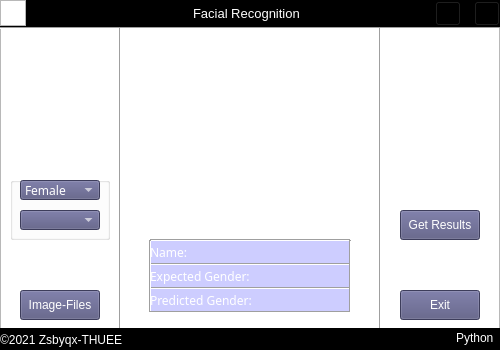
<?xml version="1.0" encoding="UTF-8"?>
<ui version="4.0">
 <class>MainWindow</class>
 <widget class="QMainWindow" name="MainWindow">
  <property name="geometry">
   <rect>
    <x>0</x>
    <y>0</y>
    <width>500</width>
    <height>350</height>
   </rect>
  </property>
  <property name="minimumSize">
   <size>
    <width>500</width>
    <height>350</height>
   </size>
  </property>
  <property name="maximumSize">
   <size>
    <width>500</width>
    <height>350</height>
   </size>
  </property>
  <property name="font">
   <font>
    <family>Microsoft YaHei UI</family>
   </font>
  </property>
  <property name="windowTitle">
   <string>Facial Recognization</string>
  </property>
  <property name="windowIcon">
   <iconset resource="images.qrc">
    <normaloff>:/images/fire.png</normaloff>:/images/fire.png</iconset>
  </property>
  <widget class="QWidget" name="centralwidget">
   <widget class="Line" name="HeaderLine">
    <property name="geometry">
     <rect>
      <x>0</x>
      <y>24</y>
      <width>500</width>
      <height>8</height>
     </rect>
    </property>
    <property name="minimumSize">
     <size>
      <width>500</width>
      <height>8</height>
     </size>
    </property>
    <property name="maximumSize">
     <size>
      <width>500</width>
      <height>8</height>
     </size>
    </property>
    <property name="lineWidth">
     <number>1</number>
    </property>
    <property name="orientation">
     <enum>Qt::Horizontal</enum>
    </property>
   </widget>
   <widget class="QLabel" name="HeaderText">
    <property name="geometry">
     <rect>
      <x>193</x>
      <y>0</y>
      <width>114</width>
      <height>26</height>
     </rect>
    </property>
    <property name="font">
     <font>
      <family>Microsoft YaHei UI</family>
      <pointsize>10</pointsize>
     </font>
    </property>
    <property name="styleSheet">
     <string notr="true">color:#ffffff</string>
    </property>
    <property name="text">
     <string>Facial Recognition</string>
    </property>
   </widget>
   <widget class="QLabel" name="ImgLabel">
    <property name="geometry">
     <rect>
      <x>150</x>
      <y>40</y>
      <width>200</width>
      <height>200</height>
     </rect>
    </property>
    <property name="minimumSize">
     <size>
      <width>200</width>
      <height>200</height>
     </size>
    </property>
    <property name="maximumSize">
     <size>
      <width>200</width>
      <height>200</height>
     </size>
    </property>
    <property name="autoFillBackground">
     <bool>false</bool>
    </property>
    <property name="styleSheet">
     <string notr="true"/>
    </property>
    <property name="text">
     <string/>
    </property>
   </widget>
   <widget class="QPushButton" name="ButtonGetResult">
    <property name="geometry">
     <rect>
      <x>400</x>
      <y>210</y>
      <width>80</width>
      <height>30</height>
     </rect>
    </property>
    <property name="minimumSize">
     <size>
      <width>80</width>
      <height>30</height>
     </size>
    </property>
    <property name="maximumSize">
     <size>
      <width>80</width>
      <height>30</height>
     </size>
    </property>
    <property name="font">
     <font>
      <family>Microsoft YaHei UI</family>
      <pointsize>9</pointsize>
     </font>
    </property>
    <property name="styleSheet">
     <string notr="true">color: rgb(255, 255, 255);
background-color: rgb(85, 85, 127);</string>
    </property>
    <property name="text">
     <string>Get Results</string>
    </property>
   </widget>
   <widget class="Line" name="leftline">
    <property name="geometry">
     <rect>
      <x>376</x>
      <y>27</y>
      <width>8</width>
      <height>323</height>
     </rect>
    </property>
    <property name="minimumSize">
     <size>
      <width>8</width>
      <height>323</height>
     </size>
    </property>
    <property name="maximumSize">
     <size>
      <width>8</width>
      <height>323</height>
     </size>
    </property>
    <property name="orientation">
     <enum>Qt::Vertical</enum>
    </property>
   </widget>
   <widget class="Line" name="rightline">
    <property name="geometry">
     <rect>
      <x>116</x>
      <y>27</y>
      <width>8</width>
      <height>323</height>
     </rect>
    </property>
    <property name="minimumSize">
     <size>
      <width>8</width>
      <height>323</height>
     </size>
    </property>
    <property name="maximumSize">
     <size>
      <width>8</width>
      <height>323</height>
     </size>
    </property>
    <property name="orientation">
     <enum>Qt::Vertical</enum>
    </property>
   </widget>
   <widget class="QPushButton" name="ButtonChooseFiles">
    <property name="geometry">
     <rect>
      <x>20</x>
      <y>290</y>
      <width>80</width>
      <height>30</height>
     </rect>
    </property>
    <property name="minimumSize">
     <size>
      <width>80</width>
      <height>30</height>
     </size>
    </property>
    <property name="maximumSize">
     <size>
      <width>80</width>
      <height>30</height>
     </size>
    </property>
    <property name="font">
     <font>
      <family>Microsoft YaHei UI</family>
      <pointsize>9</pointsize>
     </font>
    </property>
    <property name="styleSheet">
     <string notr="true">background-color: rgb(85, 85, 127);
color: rgb(255, 255, 255);</string>
    </property>
    <property name="text">
     <string>Image-Files</string>
    </property>
   </widget>
   <widget class="QListView" name="SpaceBottom">
    <property name="geometry">
     <rect>
      <x>0</x>
      <y>328</y>
      <width>500</width>
      <height>24</height>
     </rect>
    </property>
    <property name="minimumSize">
     <size>
      <width>500</width>
      <height>24</height>
     </size>
    </property>
    <property name="maximumSize">
     <size>
      <width>500</width>
      <height>24</height>
     </size>
    </property>
    <property name="styleSheet">
     <string notr="true">background:black;</string>
    </property>
   </widget>
   <widget class="QPushButton" name="ButtonQuitBottom">
    <property name="geometry">
     <rect>
      <x>400</x>
      <y>290</y>
      <width>80</width>
      <height>30</height>
     </rect>
    </property>
    <property name="minimumSize">
     <size>
      <width>80</width>
      <height>30</height>
     </size>
    </property>
    <property name="maximumSize">
     <size>
      <width>80</width>
      <height>30</height>
     </size>
    </property>
    <property name="font">
     <font>
      <family>Microsoft YaHei UI</family>
      <pointsize>9</pointsize>
     </font>
    </property>
    <property name="styleSheet">
     <string notr="true">color: rgb(255, 255, 255);
background-color: rgb(85, 85, 127);</string>
    </property>
    <property name="text">
     <string>Exit</string>
    </property>
   </widget>
   <widget class="QLabel" name="TextBottomleft">
    <property name="geometry">
     <rect>
      <x>0</x>
      <y>328</y>
      <width>130</width>
      <height>24</height>
     </rect>
    </property>
    <property name="font">
     <font>
      <family>Microsoft YaHei UI</family>
     </font>
    </property>
    <property name="styleSheet">
     <string notr="true">color:#ffffff</string>
    </property>
    <property name="text">
     <string>©2021 Zsbyqx-THUEE</string>
    </property>
   </widget>
   <widget class="QListView" name="HeaderIcon">
    <property name="geometry">
     <rect>
      <x>0</x>
      <y>0</y>
      <width>26</width>
      <height>26</height>
     </rect>
    </property>
    <property name="minimumSize">
     <size>
      <width>26</width>
      <height>26</height>
     </size>
    </property>
    <property name="maximumSize">
     <size>
      <width>26</width>
      <height>26</height>
     </size>
    </property>
    <property name="styleSheet">
     <string notr="true">border-image: url(:/images/fire.png);</string>
    </property>
   </widget>
   <widget class="QListView" name="HeaderSpace">
    <property name="geometry">
     <rect>
      <x>0</x>
      <y>0</y>
      <width>500</width>
      <height>28</height>
     </rect>
    </property>
    <property name="minimumSize">
     <size>
      <width>500</width>
      <height>28</height>
     </size>
    </property>
    <property name="maximumSize">
     <size>
      <width>500</width>
      <height>28</height>
     </size>
    </property>
    <property name="styleSheet">
     <string notr="true">background:black;</string>
    </property>
   </widget>
   <widget class="QPushButton" name="ButtonMiniTop">
    <property name="geometry">
     <rect>
      <x>435</x>
      <y>1</y>
      <width>26</width>
      <height>25</height>
     </rect>
    </property>
    <property name="minimumSize">
     <size>
      <width>26</width>
      <height>25</height>
     </size>
    </property>
    <property name="maximumSize">
     <size>
      <width>26</width>
      <height>25</height>
     </size>
    </property>
    <property name="styleSheet">
     <string notr="true">background-color: rgb(0, 0, 0);
border-image: url(:/images/heavy_minus_sign.png);</string>
    </property>
    <property name="text">
     <string/>
    </property>
   </widget>
   <widget class="QPushButton" name="ButtonQuitTop">
    <property name="geometry">
     <rect>
      <x>474</x>
      <y>1</y>
      <width>26</width>
      <height>25</height>
     </rect>
    </property>
    <property name="minimumSize">
     <size>
      <width>26</width>
      <height>25</height>
     </size>
    </property>
    <property name="maximumSize">
     <size>
      <width>26</width>
      <height>25</height>
     </size>
    </property>
    <property name="styleSheet">
     <string notr="true">background-color: rgb(0, 0, 0);
border-image: url(:/images/x.png);</string>
    </property>
    <property name="text">
     <string/>
    </property>
   </widget>
   <widget class="QLabel" name="labelImgName">
    <property name="geometry">
     <rect>
      <x>150</x>
      <y>240</y>
      <width>200</width>
      <height>24</height>
     </rect>
    </property>
    <property name="minimumSize">
     <size>
      <width>200</width>
      <height>24</height>
     </size>
    </property>
    <property name="maximumSize">
     <size>
      <width>200</width>
      <height>24</height>
     </size>
    </property>
    <property name="font">
     <font>
      <family>Microsoft YaHei</family>
     </font>
    </property>
    <property name="styleSheet">
     <string notr="true">color: rgb(255, 255, 255);
background-color: rgba(170, 170, 255, 150);</string>
    </property>
    <property name="text">
     <string>Name:</string>
    </property>
   </widget>
   <widget class="QLabel" name="labelExpGender">
    <property name="geometry">
     <rect>
      <x>150</x>
      <y>264</y>
      <width>200</width>
      <height>24</height>
     </rect>
    </property>
    <property name="minimumSize">
     <size>
      <width>200</width>
      <height>24</height>
     </size>
    </property>
    <property name="maximumSize">
     <size>
      <width>200</width>
      <height>24</height>
     </size>
    </property>
    <property name="font">
     <font>
      <family>Microsoft YaHei</family>
     </font>
    </property>
    <property name="styleSheet">
     <string notr="true">color: rgb(255, 255, 255);
background-color: rgba(170, 170, 255, 150);</string>
    </property>
    <property name="text">
     <string>Expected Gender:</string>
    </property>
   </widget>
   <widget class="QLabel" name="labelThouGender">
    <property name="geometry">
     <rect>
      <x>150</x>
      <y>288</y>
      <width>200</width>
      <height>24</height>
     </rect>
    </property>
    <property name="minimumSize">
     <size>
      <width>200</width>
      <height>24</height>
     </size>
    </property>
    <property name="maximumSize">
     <size>
      <width>200</width>
      <height>24</height>
     </size>
    </property>
    <property name="font">
     <font>
      <family>Microsoft YaHei</family>
     </font>
    </property>
    <property name="styleSheet">
     <string notr="true">color: rgb(255, 255, 255);
background-color: rgba(170, 170, 255, 150);</string>
    </property>
    <property name="text">
     <string>Predicted Gender:</string>
    </property>
   </widget>
   <widget class="QGroupBox" name="groupBoxQuickChoose">
    <property name="geometry">
     <rect>
      <x>10</x>
      <y>160</y>
      <width>100</width>
      <height>80</height>
     </rect>
    </property>
    <property name="minimumSize">
     <size>
      <width>100</width>
      <height>80</height>
     </size>
    </property>
    <property name="maximumSize">
     <size>
      <width>100</width>
      <height>80</height>
     </size>
    </property>
    <property name="font">
     <font>
      <family>Microsoft YaHei</family>
     </font>
    </property>
    <property name="styleSheet">
     <string notr="true">QGroupBox{
color: rgb(255, 255, 255);
}</string>
    </property>
    <property name="title">
     <string>Quick-Choose</string>
    </property>
    <widget class="QComboBox" name="comboBoxGender">
     <property name="geometry">
      <rect>
       <x>10</x>
       <y>20</y>
       <width>80</width>
       <height>20</height>
      </rect>
     </property>
     <property name="minimumSize">
      <size>
       <width>80</width>
       <height>20</height>
      </size>
     </property>
     <property name="maximumSize">
      <size>
       <width>80</width>
       <height>20</height>
      </size>
     </property>
     <property name="font">
      <font>
       <family>Microsoft YaHei</family>
      </font>
     </property>
     <property name="styleSheet">
      <string notr="true">color: rgb(255, 255, 255);
background-color: rgb(85, 85, 127);</string>
     </property>
     <item>
      <property name="text">
       <string>Female</string>
      </property>
     </item>
     <item>
      <property name="text">
       <string>Male</string>
      </property>
     </item>
    </widget>
    <widget class="QComboBox" name="comboBoxPath">
     <property name="geometry">
      <rect>
       <x>10</x>
       <y>50</y>
       <width>80</width>
       <height>20</height>
      </rect>
     </property>
     <property name="minimumSize">
      <size>
       <width>80</width>
       <height>20</height>
      </size>
     </property>
     <property name="maximumSize">
      <size>
       <width>80</width>
       <height>20</height>
      </size>
     </property>
     <property name="font">
      <font>
       <family>Microsoft YaHei</family>
      </font>
     </property>
     <property name="styleSheet">
      <string notr="true">color: rgb(255, 255, 255);
background-color: rgb(85, 85, 127);</string>
     </property>
    </widget>
   </widget>
   <widget class="QLabel" name="TextBottomright">
    <property name="geometry">
     <rect>
      <x>370</x>
      <y>326</y>
      <width>130</width>
      <height>24</height>
     </rect>
    </property>
    <property name="font">
     <font>
      <family>Microsoft YaHei UI</family>
     </font>
    </property>
    <property name="styleSheet">
     <string notr="true">color:#ffffff</string>
    </property>
    <property name="text">
     <string>Python  </string>
    </property>
    <property name="alignment">
     <set>Qt::AlignRight|Qt::AlignTrailing|Qt::AlignVCenter</set>
    </property>
   </widget>
   <widget class="QListView" name="listViewBgImg">
    <property name="geometry">
     <rect>
      <x>0</x>
      <y>27</y>
      <width>500</width>
      <height>302</height>
     </rect>
    </property>
    <property name="styleSheet">
     <string notr="true">border-image: url(:/images/milky.jpg);</string>
    </property>
   </widget>
   <widget class="QLabel" name="labelImpleRight">
    <property name="geometry">
     <rect>
      <x>307</x>
      <y>0</y>
      <width>128</width>
      <height>26</height>
     </rect>
    </property>
    <property name="text">
     <string>TextLabel</string>
    </property>
   </widget>
   <widget class="QLabel" name="labelImpleLeft">
    <property name="geometry">
     <rect>
      <x>26</x>
      <y>0</y>
      <width>167</width>
      <height>26</height>
     </rect>
    </property>
    <property name="text">
     <string>TextLabel</string>
    </property>
   </widget>
   <widget class="Line" name="line_h1">
    <property name="geometry">
     <rect>
      <x>150</x>
      <y>262</y>
      <width>200</width>
      <height>4</height>
     </rect>
    </property>
    <property name="orientation">
     <enum>Qt::Horizontal</enum>
    </property>
   </widget>
   <widget class="Line" name="line_h2">
    <property name="geometry">
     <rect>
      <x>150</x>
      <y>286</y>
      <width>200</width>
      <height>4</height>
     </rect>
    </property>
    <property name="orientation">
     <enum>Qt::Horizontal</enum>
    </property>
   </widget>
   <widget class="Line" name="line_h3">
    <property name="geometry">
     <rect>
      <x>150</x>
      <y>238</y>
      <width>200</width>
      <height>4</height>
     </rect>
    </property>
    <property name="orientation">
     <enum>Qt::Horizontal</enum>
    </property>
   </widget>
   <widget class="Line" name="line_h4">
    <property name="geometry">
     <rect>
      <x>150</x>
      <y>310</y>
      <width>200</width>
      <height>4</height>
     </rect>
    </property>
    <property name="orientation">
     <enum>Qt::Horizontal</enum>
    </property>
   </widget>
   <widget class="Line" name="line">
    <property name="geometry">
     <rect>
      <x>349</x>
      <y>240</y>
      <width>2</width>
      <height>72</height>
     </rect>
    </property>
    <property name="orientation">
     <enum>Qt::Vertical</enum>
    </property>
   </widget>
   <widget class="Line" name="line_2">
    <property name="geometry">
     <rect>
      <x>149</x>
      <y>240</y>
      <width>2</width>
      <height>72</height>
     </rect>
    </property>
    <property name="orientation">
     <enum>Qt::Vertical</enum>
    </property>
   </widget>
   <zorder>listViewBgImg</zorder>
   <zorder>HeaderSpace</zorder>
   <zorder>HeaderLine</zorder>
   <zorder>HeaderText</zorder>
   <zorder>ImgLabel</zorder>
   <zorder>ButtonGetResult</zorder>
   <zorder>leftline</zorder>
   <zorder>rightline</zorder>
   <zorder>ButtonChooseFiles</zorder>
   <zorder>SpaceBottom</zorder>
   <zorder>ButtonQuitBottom</zorder>
   <zorder>TextBottomleft</zorder>
   <zorder>HeaderIcon</zorder>
   <zorder>ButtonMiniTop</zorder>
   <zorder>ButtonQuitTop</zorder>
   <zorder>labelImgName</zorder>
   <zorder>labelExpGender</zorder>
   <zorder>labelThouGender</zorder>
   <zorder>groupBoxQuickChoose</zorder>
   <zorder>TextBottomright</zorder>
   <zorder>labelImpleRight</zorder>
   <zorder>labelImpleLeft</zorder>
   <zorder>line_h1</zorder>
   <zorder>line_h2</zorder>
   <zorder>line_h3</zorder>
   <zorder>line_h4</zorder>
   <zorder>line</zorder>
   <zorder>line_2</zorder>
  </widget>
 </widget>
 <resources>
  <include location="images.qrc"/>
 </resources>
 <connections>
  <connection>
   <sender>ButtonQuitBottom</sender>
   <signal>clicked()</signal>
   <receiver>MainWindow</receiver>
   <slot>close()</slot>
   <hints>
    <hint type="sourcelabel">
     <x>414</x>
     <y>305</y>
    </hint>
    <hint type="destinationlabel">
     <x>363</x>
     <y>305</y>
    </hint>
   </hints>
  </connection>
  <connection>
   <sender>ButtonQuitTop</sender>
   <signal>clicked()</signal>
   <receiver>MainWindow</receiver>
   <slot>close()</slot>
   <hints>
    <hint type="sourcelabel">
     <x>484</x>
     <y>18</y>
    </hint>
    <hint type="destinationlabel">
     <x>485</x>
     <y>58</y>
    </hint>
   </hints>
  </connection>
  <connection>
   <sender>ButtonMiniTop</sender>
   <signal>clicked()</signal>
   <receiver>MainWindow</receiver>
   <slot>showMinimized()</slot>
   <hints>
    <hint type="sourcelabel">
     <x>406</x>
     <y>13</y>
    </hint>
    <hint type="destinationlabel">
     <x>418</x>
     <y>-3</y>
    </hint>
   </hints>
  </connection>
 </connections>
</ui>
